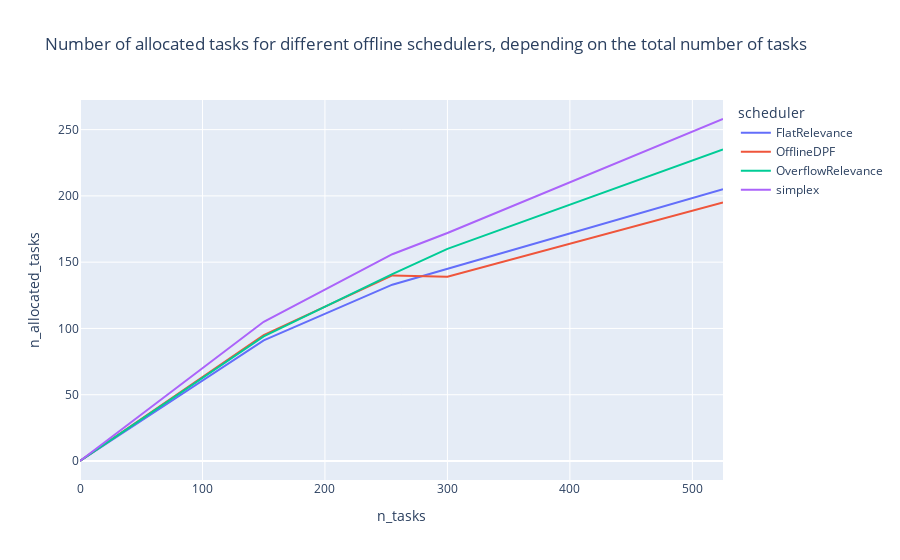

Source (notebook cell):
### Code cell
px.line(df.query("n_laplace == n_gaussian and n_laplace == n_SubsampledGaussian and n_blocks == 10").sort_values(["n_tasks", "scheduler"]), x="n_tasks", y="n_allocated_tasks", color="scheduler",
        title="Number of allocated tasks for different offline schedulers, depending on the total number of tasks"
       
       )

### Figure 1 — Plotly figure (JSON) as saved in the notebook; plotly's stock layout.template omitted (floating-point values rounded to 4 significant figures)
{"data": [{"hovertemplate": "scheduler=FlatRelevance<br>n_tasks=%{x}<br>n_allocated_tasks=%{y}<extra></extra>", "legendgroup": "FlatRelevance", "line": {"color": "#636efa", "dash": "solid"}, "marker": {"symbol": "circle"}, "mode": "lines", "name": "FlatRelevance", "orientation": "v", "showlegend": true, "type": "scatter", "x": [0, 150, 255, 300, 525], "xaxis": "x", "y": [0, 91, 133, 145, 205], "yaxis": "y"}, {"hovertemplate": "scheduler=OfflineDPF<br>n_tasks=%{x}<br>n_allocated_tasks=%{y}<extra></extra>", "legendgroup": "OfflineDPF", "line": {"color": "#EF553B", "dash": "solid"}, "marker": {"symbol": "circle"}, "mode": "lines", "name": "OfflineDPF", "orientation": "v", "showlegend": true, "type": "scatter", "x": [0, 150, 255, 300, 525], "xaxis": "x", "y": [0, 95, 140, 139, 195], "yaxis": "y"}, {"hovertemplate": "scheduler=OverflowRelevance<br>n_tasks=%{x}<br>n_allocated_tasks=%{y}<extra></extra>", "legendgroup": "OverflowRelevance", "line": {"color": "#00cc96", "dash": "solid"}, "marker": {"symbol": "circle"}, "mode": "lines", "name": "OverflowRelevance", "orientation": "v", "showlegend": true, "type": "scatter", "x": [0, 150, 255, 300, 525], "xaxis": "x", "y": [0, 94, 141, 160, 235], "yaxis": "y"}, {"hovertemplate": "scheduler=simplex<br>n_tasks=%{x}<br>n_allocated_tasks=%{y}<extra></extra>", "legendgroup": "simplex", "line": {"color": "#ab63fa", "dash": "solid"}, "marker": {"symbol": "circle"}, "mode": "lines", "name": "simplex", "orientation": "v", "showlegend": true, "type": "scatter", "x": [0, 150, 255, 300, 525], "xaxis": "x", "y": [0, 105, 156, 172, 258], "yaxis": "y"}], "layout": {"autosize": true, "legend": {"title": {"text": "scheduler"}, "tracegroupgap": 0}, "title": {"text": "Number of allocated tasks for different offline schedulers, depending on the total number of tasks"}, "xaxis": {"anchor": "y", "autorange": true, "domain": [0, 1], "range": [0, 525], "title": {"text": "n_tasks"}, "type": "linear"}, "yaxis": {"anchor": "x", "autorange": true, "domain": [0, 1], "range": [-14.33, 272.3], "title": {"text": "n_allocated_tasks"}, "type": "linear"}}}
